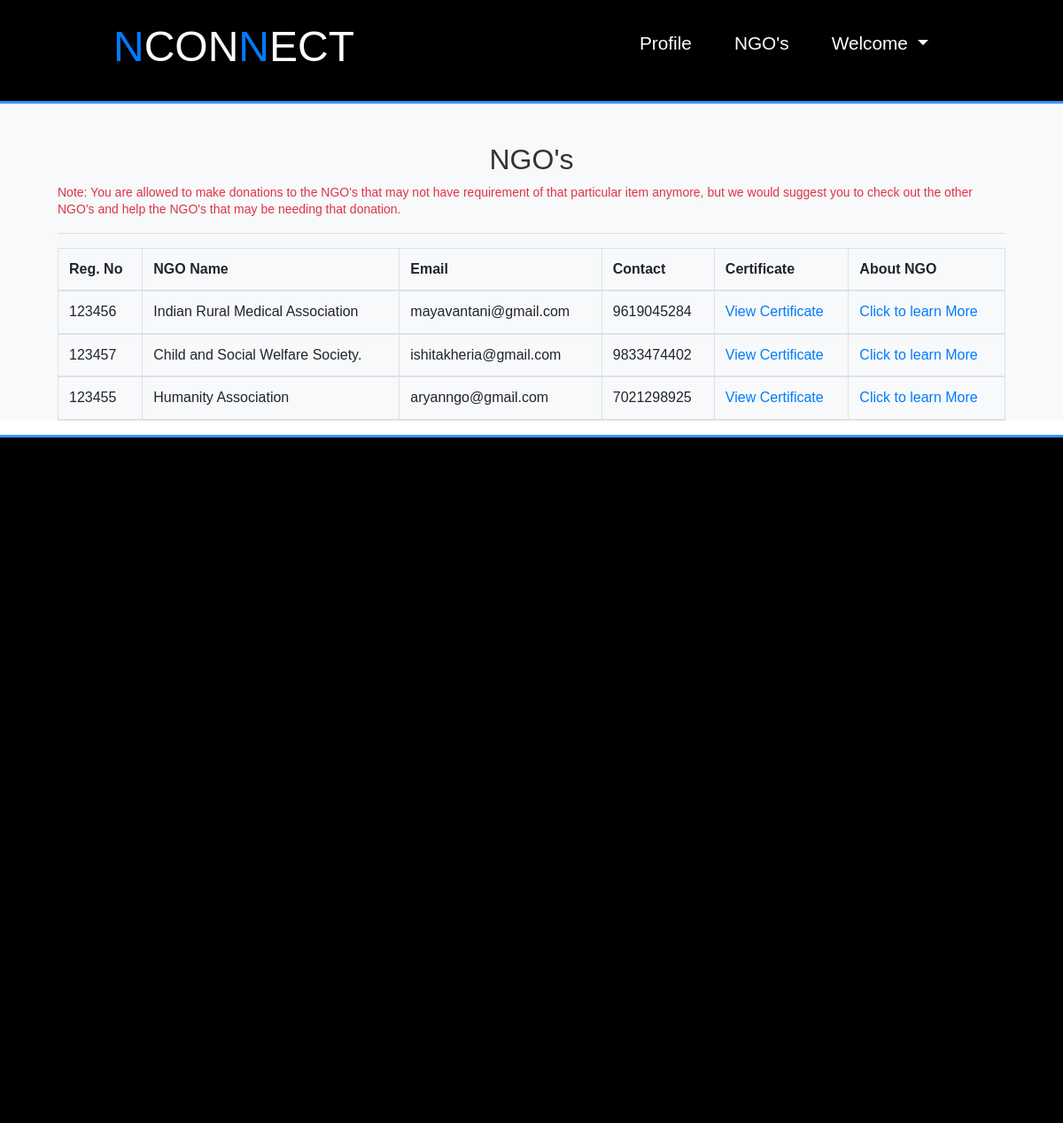
Screenshot of /user_ngo_view/ (signed in) with the database file from the repository.
### NGO_App/models.py (models this page shows, shortened)
class NGOProfile(models.Model):
    user = models.OneToOneField(User,on_delete=models.CASCADE)
    registration_number=models.CharField(unique=True,max_length=10)
    ngo_name=models.CharField(max_length=50)
    certificate=models.ImageField(blank=False,upload_to='certificate_pics')
    image=models.ImageField(upload_to='ngo_images')
    description=models.TextField(max_length=1000)
    contact = models.CharField(max_length=10)
    country=models.CharField(max_length=50)
    state=models.CharField(max_length=50)
    city=models.CharField(max_length=50)
    pincode=models.CharField(max_length=50)
    verfied=models.BooleanField(default=False)
    address_line_1=models.CharField(max_length=200)

### NGO_App/views.py (the view)
# urls.py: path('user_ngo_view/',user_ngo_view,name="user_ngo_view"),
def user_ngo_view(request):
    if not request.user.is_authenticated:
        return redirect('user_login')
    ngos=NGOProfile.objects.filter(verfied=True)
    return render(request,'user_ngo_view.html',{"ngos":ngos})

### NGO_App/templates/user_ngo_view.html
{% extends 'user_navigation.html' %}
{% load static %}
{% block  user_body %}
<section id="signup">
  <div class="bg-light">
    <br><br>
    <div class="container">
      <h2 class="text-center">NGO's</h2>
      <p class="text-danger" style="font-size:14px;">Note: You are allowed to make donations to the NGO's that may not have requirement of that particular item anymore,
      but we would suggest you to check out the other NGO's and help the NGO's that may be needing that donation.</p>
      <hr>
      <table class="table table-bordered" id=mytable>
        <thead>
          <tr>
            <th>Reg. No</th>
            <th>NGO Name</th>
            <th>Email</th>
            <th>Contact</th>
            <th>Certificate</th>
            <th>About NGO</th>
          </tr>
          {% for i in ngos %}
          <tr>
            <td>{{i.registration_number}}</td>
            <td>{{i.ngo_name}}</td>
            <td>{{i.user.username}}</td>
            <td>{{i.contact}}</td>
            <td><a href="{{i.certificate.url}}">View Certificate</a></td>
            <td><a href="{% url 'user_ngo_information' i.id %}">Click to learn More</a></td>
          </tr>
          {% endfor %}
        </thead>
      </table>
    </div>
  </div>
</section>
{% endblock %}

### NGO_App/static/css/full.css (style rules this page uses)
* { margin:0; padding: 0; box-sizing: border-box; scroll-behavior: smooth; }
body { font-family: Arial, sans-serif; line-height: 1.4; color: #fff; overflow-x: scroll; }
.container { max-width: 1100px; margin: auto; }
.bg-light { background: #f4f4f4; color: #333; }

### rows the page displays
NGOProfile: registration_number "123456", ngo_name "Indian Rural Medical Association", user.username "mayavantani@gmail.com", contact "9619045284"
NGOProfile: registration_number "123457", ngo_name "Child and Social Welfare Society.", user.username "ishitakheria@gmail.com", contact "9833474402"
NGOProfile: registration_number "123455", ngo_name "Humanity Association", user.username "aryanngo@gmail.com", contact "7021298925"
